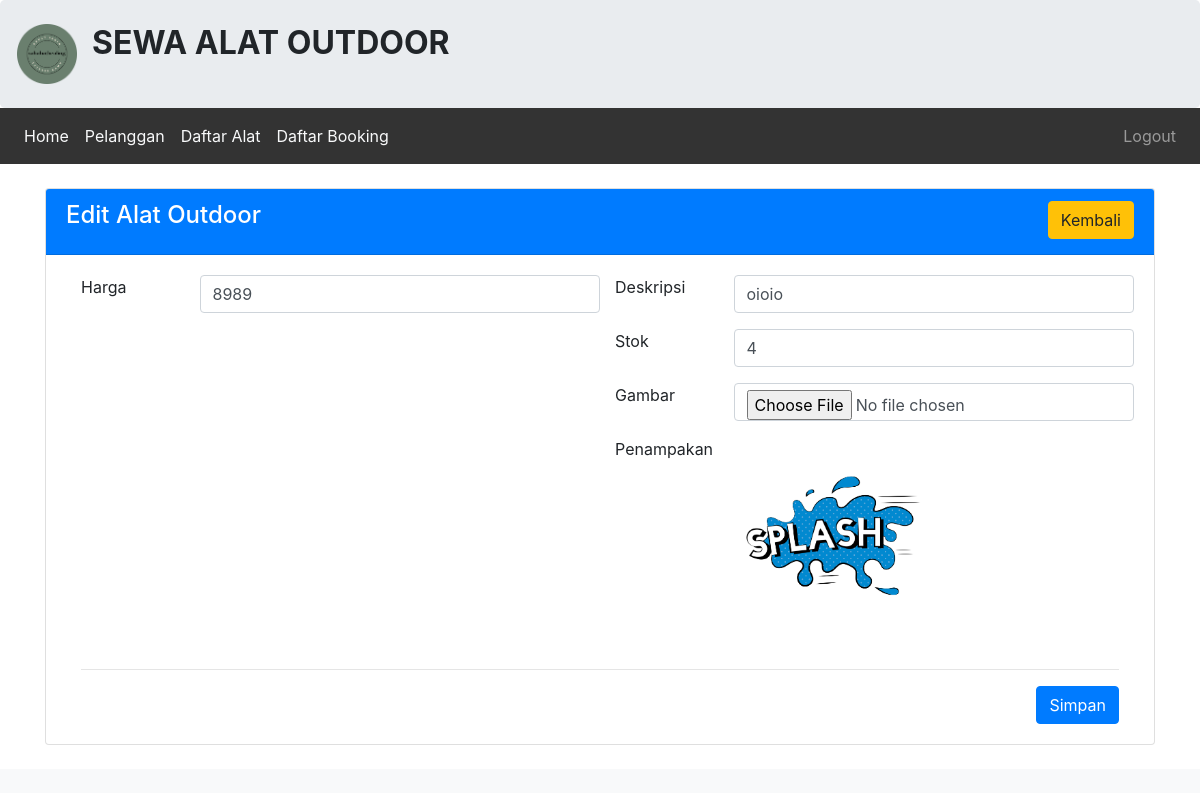
/admin/alat/edit.php?id=33, run on the app's committed database.
### tables this page shows
CREATE TABLE `tbl_alat_212303` (
  `212303_id_alat` int(11) NOT NULL,
  `212303_nama` varchar(50) NOT NULL,
  `212303_harga` int(50) NOT NULL,
  `212303_deskripsi` varchar(255) NOT NULL,
  `212303_stok` int(15) NOT NULL,
  `212303_gambar` text NOT NULL
);

### admin/alat/edit.php (the view, shortened to what this page needs)
<?php
include '../header2.php';
include '../../koneksi.php';
$id_alat = $_GET['id'];
$query = "SELECT * FROM tbl_alat_212303 WHERE 212303_id_alat = '$id_alat'";
$hasil = mysqli_query($koneksi, $query);
$isi = mysqli_fetch_assoc($hasil);
?>
<br>
<div class="container">
    <div class="card">
        <div class="card-header text-white bg-primary">
            <h4 class="card-title">
                Edit Alat Outdoor
                <div class="float-right">
                    <a class="btn btn-warning" href="index.php" role="button">Kembali</a>
                </div>
            </h4>
        </div>
        <div class="card-body">
            <div class="container">
                <form method="post" action="proses.php?aksi=edit&id=<?= $id_alat; ?>" enctype="multipart/form-data">
                    <div class="row">
                        <div class="col-sm-6">
                            <div class="form-group row">
                                <label class="col-sm-3">Harga</label>
                                <input type="text" class="form-control col-sm-9" name="harga" placeholder="Isi Harga" value="<?= $isi['212303_harga']; ?>">
                            </div>
                        </div>
                        <div class="col-sm-6">
                            <div class="form-group row">
                                <label class="col-sm-3">Deskripsi</label>
                                <input type="text" class="form-control col-sm-9" name="deskripsi" placeholder="Isi Deskripsi" value="<?= $isi['212303_deskripsi']; ?>">
                            </div>
                            <div class="form-group row">
                                <label class="col-sm-3">Stok</label>
                                <input type="number" class="form-control col-sm-9" name="stok" placeholder="Isi Stok" value="<?= $isi['212303_stok']; ?>">
                            </div>
                            <div class="form-group row">
                                <label class="col-sm-3">Gambar</label>
                                <input type="file" accept="image/*" class="form-control col-sm-9" name="gambar" placeholder="Isi Gambar">
                            </div>
                            <div class="form-group row">
                                <label class="col-sm-3">Penampakan</label>
                                <img src="../../images/<?php echo $isi['212303_gambar']; ?>" class="img-fluid" style="width:200px;">
                            </div>
                        </div>
                    </div>
                    <hr>
                    <div class="float-right">
                        <button class="btn btn-primary" role="button" type="submit">
                            Simpan
                        </button>
                    </div>
                </form>
            </div>
        </div>
    </div>
</div>
<?php include '../footer2.php';
?>

### data on the page
tbl_alat_212303: harga "8989", deskripsi "oioio", stok "4", 212303_gambar (picture)
